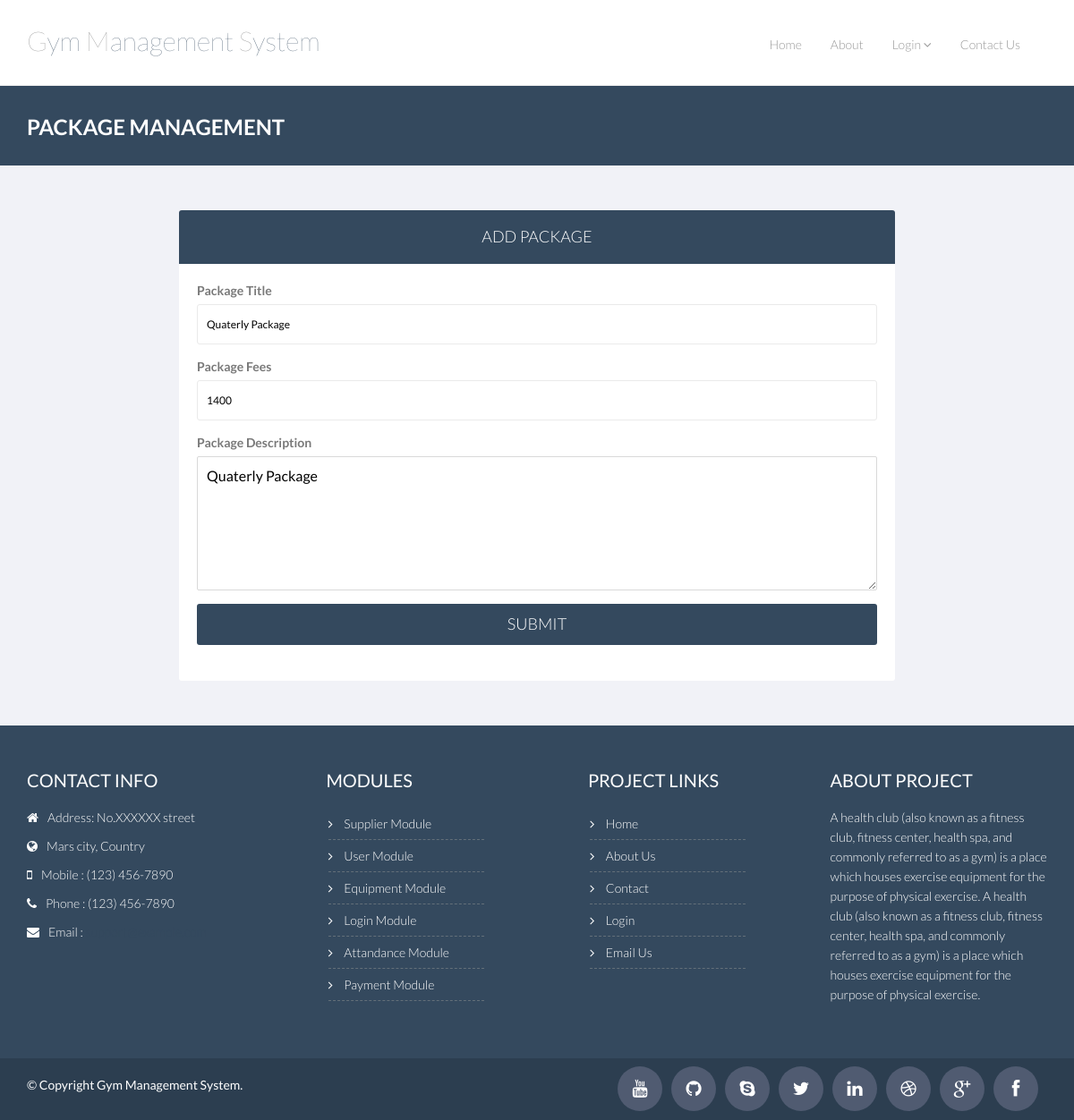
Page /gym_management_system/package.php?package_id=2 on the committed database.
### tables this page shows
CREATE TABLE `package` (
  `package_id` int(11) NOT NULL,
  `package_title` varchar(255) NOT NULL,
  `package_fees` varchar(255) NOT NULL,
  `package_description` varchar(255) NOT NULL
);

### gym_management_system/package.php (the view, shortened to what this page needs)
<?php
	include_once("includes/header.php");
	if($_REQUEST[package_id])
	{
		$SQL="SELECT * FROM `package` WHERE package_id = $_REQUEST[package_id]";
		$rs=mysqli_query($con,$SQL) or die(mysqli_error());
		$data=mysqli_fetch_assoc($rs);
	}
?>
    <div class="breadcrumbs">
        <div class="container">
            <div class="row">
                <div class="col-lg-4 col-sm-4">
                    <h1>Package Management</h1>
                </div>
            </div>
        </div>
    </div>
    <div class="registration-bg">
        <div class="container">
            <form action="lib/package.php" class="form-signin wow fadeInUp" action="" style="max-width:800px">
                <h2 class="form-signin-heading">Add Package</h2>
                <div class="login-wrap">
				    <div class="form-group">
						<label for="pwd">Package Title</label>
						<input type="text" class="form-control" placeholder="Package Title" autofocus="" name="package_title" value="<?=$data[package_title]?>">
				    </div>
				    <div class="form-group">
						<label for="pwd">Package Fees</label>
						<input type="text" class="form-control" placeholder="Package Fees" autofocus="" name="package_fees" id="package_fees" value="<?=$data[package_fees]?>">
				    </div>
				     <div class="form-group">
						<label for="pwd">Package Description</label>
						<textarea class="form-control" rows="8" style="height:150px;" name="package_description" ><?=$data[package_description]?></textarea>
				    </div>
                    <button class="btn btn-lg btn-login btn-block" type="submit">Submit</button>
                </div>
            </form>
        </div>
     </div>
<?php include_once("includes/footer.php"); ?>

### gym_management_system/css/theme.css (style rules this page uses)
body { padding-top: 70px; padding-bottom: 30px; }

### gym_management_system/css/component.css (style rules this page uses)
body { position: relative; }

### gym_management_system/css/style.css (style rules this page uses)
body { color: #797979; font-family: 'Lato', sans-serif; padding: 0px !important; margin: 0px !important; font-size: 14px; }
h1, h2, h3, h4, h5, h6 { font-family: 'Lato', sans-serif; }
.breadcrumbs { background: #34495e; color: #fff; padding: 30px 0; margin-bottom: 40px; }
.breadcrumbs h1 { font-size: 24px; font-weight: 600; margin: 3px 0 0; text-transform: uppercase; }
.registration-bg { margin-top: -40px; background-color: #f1f2f7; }
.form-control { border: 1px solid #d9d9d9; border-radius: 2px; color:#000000; }
.btn-lg { border-radius: 1px; -webkit-border-radius: 1px; -moz-border-radius: 1px; }
.form-signin { max-width: 600px; margin: 50px auto 50px; background: #fff; border-radius: 3px; -moz-border-radius: 3px; -webkit-border-radius: 3px; }
.form-signin h2.form-signin-heading { margin: 0; padding: 20px 15px; text-align: center; background: #34495e; border-radius: 3px 3px 0 0; -moz-border-radius: 3px 3px 0 0; -webkit-border-radius: 3px 3px 0 0; color: #fff; font-size: 18px; text-transform: uppercase; font-weight: 300; }
.form-signin .form-control { position: relative; font-size: 16px; height: 45px; padding: 10px; -webkit-box-sizing: border-box; -moz-box-sizing: border-box; box-sizing: border-box; }
.form-signin input[type="text"], .form-signin input[type="password"] { margin-bottom: 15px; border-radius: 3px; -webkit-border-radius: 3px; -moz-border-radius: 3px; border: 1px solid #eaeaea; box-shadow: none; font-size: 12px; }
.form-signin .btn-login { background: #34495e; color: #fff; text-transform: uppercase; font-weight: 300; margin-bottom: 20px; border-radius: 3px; -webkit-border-radius: 3px; -moz-border-radius: 3px; -webkit-transition: all .3s ease; -moz-transition: all .3s ease; -ms-transition: all .3s ease; -o-transition: all .3s ease; transition: all .3s ease; }
.login-wrap { padding: 20px; -webkit-border-radius: 3px; -moz-border-radius: 3px; border-radius: 3px; }
.btn { border-radius: 4px; -webkit-border-radius: 4px; -moz-border-radius: 4px; }
.btn { font-weight: 500; -webkit-border-radius: 3px; -moz-border-radius: 3px; border-radius: 3px; border: 1px solid transparent; }

### rows in the picture
package: package_title "Quaterly Package", package_fees "1400", package_description "Quaterly Package"
